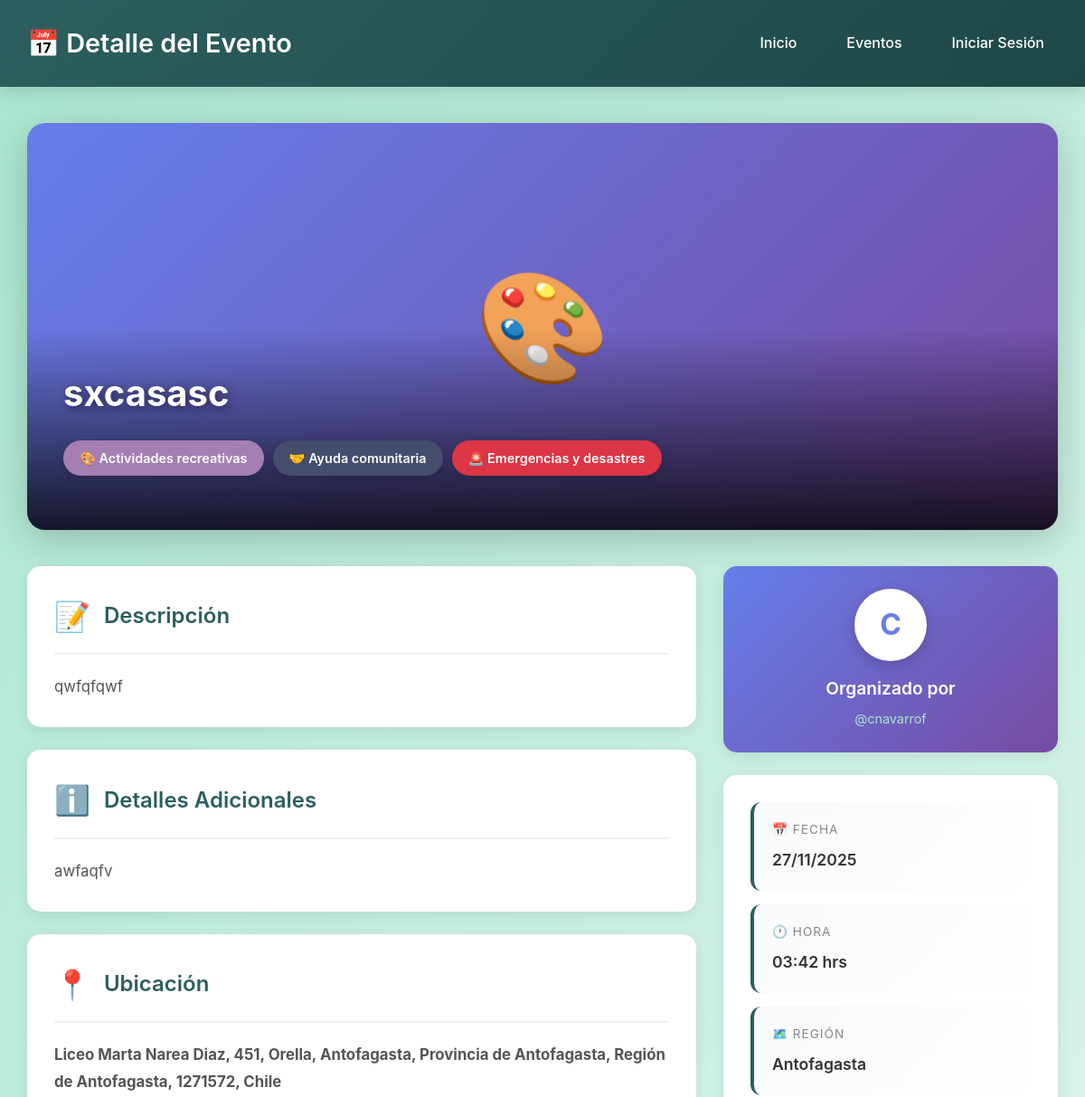
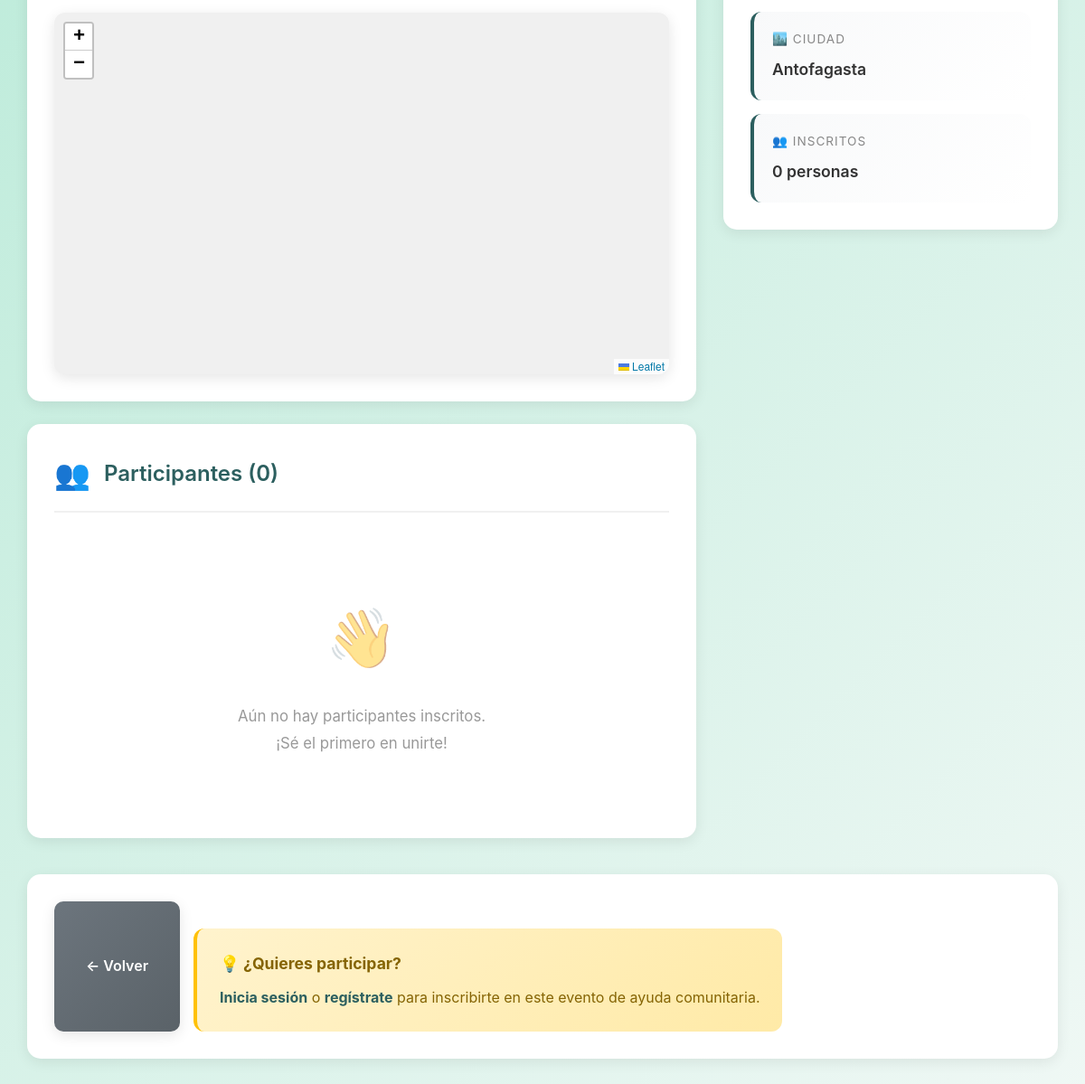
The app's page /eventos/10/ with its own data (2 pictures, top to bottom).
### Humanet/models.py (models this page shows, shortened)
class Evento(models.Model):
    REGIONES = [
        ('tarapaca', 'Tarapacá'),
        ('antofagasta', 'Antofagasta'),
        ('atacama', 'Atacama'),
        ('coquimbo', 'Coquimbo'),
        ('valparaiso', 'Valparaíso'),
        ('ohiggins', "O'Higgins"),
        ('maule', 'Maule'),
        ('nuble', 'Ñuble'),
        ('biobio', 'Biobío'),
        ('araucania', 'La Araucanía'),
        ('los_rios', 'Los Ríos'),
        ('los_lagos', 'Los Lagos'),
        ('aysen', 'Aysén'),
        ('magallanes', 'Magallanes'),
        ('metropolitana', 'Metropolitana'),
        ('arica', 'Arica y Parinacota'),
    ]
    creador = models.ForeignKey(User, on_delete=models.CASCADE, related_name='eventos')
    nombre = models.CharField(max_length=200)
    imagen = models.ImageField(upload_to='eventos/', blank=True, null=True)  # NUEVO
    fecha = models.DateField()
    hora = models.TimeField()
    ubicacion = models.CharField(max_length=300)
    ciudad = models.CharField(max_length=100, blank=True, null=True)  # NUEVO
    region = models.CharField(max_length=50, choices=REGIONES, blank=True, null=True)  # NUEVO
    latitud = models.DecimalField(max_digits=9, decimal_places=6, null=True, blank=True)
    longitud = models.DecimalField(max_digits=9, decimal_places=6, null=True, blank=True)
    descripcion = models.TextField()
    detalles = models.TextField(blank=True, null=True)
    fecha_creacion = models.DateTimeField(auto_now_add=True)
    categorias = models.ManyToManyField(Categoria, related_name='eventos')
    class Meta:
        ordering = ['-fecha_creacion']
        verbose_name = 'Evento'
        verbose_name_plural = 'Eventos'

class Categoria(models.Model):
    nombre = models.CharField(max_length=100, unique=True)
    icono = models.CharField(max_length=10, default='📌')
    descripcion = models.TextField(blank=True)
    color = models.CharField(max_length=7, default='#667eea')
    class Meta:
        verbose_name = 'Categoría'
        verbose_name_plural = 'Categorías'
        ordering = ['nombre']

### Humanet/views.py (the view)
# urls.py: path('eventos/<int:evento_id>/', views.detalle_evento, name='detalle_evento'),
def detalle_evento(request, evento_id):
    evento = get_object_or_404(Evento, id=evento_id)
    inscripciones_totales = Inscripcion.objects.filter(evento=evento)
    total_inscritos = inscripciones_totales.count()
    usuario_inscrito = False
    if request.user.is_authenticated:
        usuario_inscrito = Inscripcion.objects.filter(evento=evento, usuario=request.user).exists()
    context = {
        'evento': evento,
        'inscripciones': inscripciones_totales,
        'total_inscritos': total_inscritos,
        'usuario_inscrito': usuario_inscrito,
    }
    return render(request, 'Humanet/detalle_evento.html', context)

### Humanet/templates/Humanet/detalle_evento.html (shortened to what this page needs)
<!DOCTYPE html>
<html lang="es">
<head>
    <link rel="stylesheet" href="https://unpkg.com/leaflet@1.9.4/dist/leaflet.css" />
</head>
<body>
    <header>
        <div class="header-content">
            <h1>📅 Detalle del Evento</h1>
            <nav>
                <ul>
                    <li><a href="/">Inicio</a></li>
                    <li><a href="{% url 'lista_eventos' %}">Eventos</a></li>
                    {% if user.is_authenticated %}
                        <li><a href="{% url 'perfil' %}">Perfil</a></li>
                    {% else %}
                        <li><a href="{% url 'login' %}">Iniciar Sesión</a></li>
                    {% endif %}
                </ul>
            </nav>
        </div>
    </header>
    <main>
        <div class="evento-hero">
            {% if evento.imagen %}
                <img src="{{ evento.imagen.url }}" alt="{{ evento.nombre }}">
            {% else %}
                <div class="evento-hero-placeholder">
                    {{ evento.categorias.first.icono|default:"📅" }}
                </div>
            {% endif %}
            <div class="evento-hero-overlay">
                <h2>{{ evento.nombre }}</h2>
                <div class="categorias-container">
                    {% for categoria in evento.categorias.all %}
                    <span class="categoria-badge" style="background: {{ categoria.color }};">
                        {{ categoria.icono }} {{ categoria.nombre }}
                    </span>
                    {% endfor %}
                </div>
            </div>
        </div>
        <div class="content-grid">
            <div class="main-content">
                <div class="card">
                    <div class="card-header">
                        <span class="card-icon">📝</span>
                        <h3 class="card-title">Descripción</h3>
                    </div>
                    <div class="card-content">
                        {{ evento.descripcion }}
                    </div>
                </div>
                {% if evento.detalles %}
                <div class="card">
                    <div class="card-header">
                        <span class="card-icon">ℹ️</span>
                        <h3 class="card-title">Detalles Adicionales</h3>
                    </div>
                    <div class="card-content">
                        {{ evento.detalles }}
                    </div>
                </div>
                {% endif %}
                <div class="card">
                    <div class="card-header">
                        <span class="card-icon">📍</span>
                        <h3 class="card-title">Ubicación</h3>
                    </div>
                    <div class="card-content">
                        <p><strong>{{ evento.ubicacion }}</strong></p>
                        {% if evento.latitud and evento.longitud %}
                        <div id="map"></div>
                        {% endif %}
                    </div>
                </div>
                <div class="card">
                    <div class="card-header">
                        <span class="card-icon">👥</span>
                        <h3 class="card-title">Participantes ({{ total_inscritos }})</h3>
                    </div>
                    <div class="card-content">
                        {% if inscripciones %}
                        <div class="inscritos-grid">
                            {% for inscripcion in inscripciones %}
                            <div class="inscrito-card">
                                <div class="inscrito-avatar">
                                    {{ inscripcion.usuario.username|slice:":1"|upper }}
                                </div>
                                <a href="{% url 'perfil_publico' inscripcion.usuario.username %}" class="inscrito-nombre">
                                    {{ inscripcion.usuario.username }}
                                </a>
                                <div class="inscrito-fecha">
                                    {{ inscripcion.fecha_inscripcion|date:"d/m/Y" }}
                                </div>
                            </div>
                            {% endfor %}
                        </div>
                        {% else %}
                        <div class="no-inscritos">
                            <div class="no-inscritos-icon">👋</div>
                            <p>Aún no hay participantes inscritos.</p>
                            <p>¡Sé el primero en unirte!</p>
                        </div>
                        {% endif %}
                    </div>
                </div>
            </div>
            <div class="sidebar">
                <div class="card creador-card">
                    <div class="creador-avatar">
                        {{ evento.creador.username|slice:":1"|upper }}
                    </div>
                    <div class="creador-nombre">Organizado por</div>
                    <a href="{% url 'perfil_publico' evento.creador.username %}" class="creador-link">
                        @{{ evento.creador.username }}
                    </a>
                </div>
                <div class="card">
                    <div class="meta-grid">
                        <div class="meta-item">
                            <span class="meta-label">📅 Fecha</span>
                            <div class="meta-value">{{ evento.fecha|date:"d/m/Y" }}</div>
                        </div>
                        <div class="meta-item">
                            <span class="meta-label">🕐 Hora</span>
                            <div class="meta-value">{{ evento.hora|time:"H:i" }} hrs</div>
                        </div>
                        {% if evento.region %}
                        <div class="meta-item">
                            <span class="meta-label">🗺️ Región</span>
                            <div class="meta-value">{{ evento.get_region_display }}</div>
                        </div>
                        {% endif %}
                        {% if evento.ciudad %}
                        <div class="meta-item">
                            <span class="meta-label">🏙️ Ciudad</span>
                            <div class="meta-value">{{ evento.ciudad }}</div>
                        </div>
                        {% endif %}
                        <div class="meta-item">
                            <span class="meta-label">👥 Inscritos</span>
                            <div class="meta-value">{{ total_inscritos }} personas</div>
                        </div>
                    </div>
                </div>
            </div>
        </div>
        <div class="acciones-container">
            <a href="{% url 'lista_eventos' %}" class="btn btn-secondary">
                ← Volver
            </a>
            {% if user.is_authenticated %}
                {% if user == evento.creador or user.is_staff %}
                <a href="{% url 'eliminar_evento' evento.id %}" class="btn btn-danger">
                    🗑️ Eliminar Evento
                </a>
                {% endif %}
                {% if user != evento.creador %}
                    {% if usuario_inscrito %}
                    <a href="{% url 'cancelar_inscripcion' evento.id %}" class="btn btn-warning">
                        ❌ Cancelar Inscripción
                    </a>
                    {% else %}
                    <a href="{% url 'inscribir_evento' evento.id %}" class="btn btn-primary">
                        ✅ Inscribirme en este Evento
                    </a>
                    {% endif %}
                {% endif %}
            {% else %}
            <div class="login-alert">
                <strong>💡 ¿Quieres participar?</strong>
                <p>
                    <a href="{% url 'login' %}">Inicia sesión</a> o
                    <a href="{% url 'registro' %}">regístrate</a> para inscribirte en este evento de ayuda comunitaria.
                </p>
            </div>
            {% endif %}
        </div>
    </main>
</body>
</html>

### records on screen
Evento: categorias.first.icono "🎨", nombre "sxcasasc", descripcion "qwfqfqwf", detalles "awfaqfv", ubicacion "Liceo Marta Narea Diaz, 451, Orella, Antofagasta, Provincia de Antofagasta, Región de Antofagasta, 1271572, Chile", creador.username "C", creador.username "cnavarrof", fecha "27/11/2025", hora "03:42", region "Antofagasta", ciudad "Antofagasta"
Categoria: icono "🎨", nombre "Actividades recreativas"
Categoria: icono "🤝", nombre "Ayuda comunitaria"
Categoria: icono "🚨", nombre "Emergencias y desastres"

### other values on screen
{{ total_inscritos }} "0"
